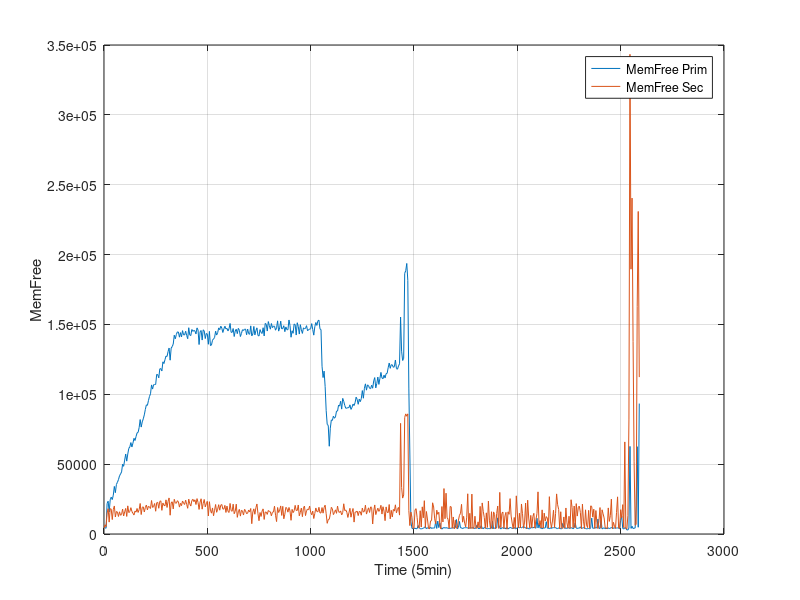

The MATLAB script that drew this image:
#! /usr/bin/octave -qf
fig = figure;
data = dlmread("finput.txt"," ");
data_sec = dlmread("finput_sec.txt"," ");
size(data);
size(data_sec);
set(fig, "visible", "off");

time =  data(:,1);
MemTotal =  data(:,2);
MemFree =  data(:,3);
Buffers =  data(:,4);
Cached =  data(:,5);
SwapCached =  data(:,6);
Active =  data(:,7);
Inactive =  data(:,8);
SwapTotal =  data(:,9);
SwapFree =  data(:,10);
Dirty =  data(:,11);
Writeback =  data(:,12);
AnonPages =  data(:,13);
Mapped =  data(:,14);
Slab =  data(:,15);
SReclaimable =  data(:,16);
SUnreclaim =  data(:,17);
PageTables =  data(:,18);
NFS_Unstable =  data(:,19);
Bounce =  data(:,20);
WritebackTmp =  data(:,21);
CommitLimit =  data(:,22);
Committed_AS =  data(:,23);
VmallocTotal =  data(:,24);
VmallocUsed =  data(:,25);
VmallocChunk =  data(:,26);

time_sec =  data_sec(:,1);
MemTotal_sec =  data_sec(:,2);
MemFree_sec =  data_sec(:,3);
Buffers_sec =  data_sec(:,4);
Cached_sec =  data_sec(:,5);
SwapCached_sec =  data_sec(:,6);
Active_sec =  data_sec(:,7);
Inactive_sec =  data_sec(:,8);
SwapTotal_sec =  data_sec(:,9);
SwapFree_sec =  data_sec(:,10);
Dirty_sec =  data_sec(:,11);
Writeback_sec =  data_sec(:,12);
AnonPages_sec =  data_sec(:,13);
Mapped_sec =  data_sec(:,14);
Slab_sec =  data_sec(:,15);
SReclaimable_sec =  data_sec(:,16);
SUnreclaim_sec =  data_sec(:,17);
PageTables_sec =  data_sec(:,18);
NFS_Unstable_sec =  data_sec(:,19);
Bounce_sec =  data_sec(:,20);
WritebackTmp_sec =  data_sec(:,21);
CommitLimit_sec =  data_sec(:,22);
Committed_AS_sec =  data_sec(:,23);
VmallocTotal_sec =  data_sec(:,24);
VmallocUsed_sec =  data_sec(:,25);
VmallocChunk_sec =  data_sec(:,26);


plot(time,MemFree,";MemFree Prim;",time,MemFree_sec,";MemFree Sec;"), grid

xlabel("Time (5min)");
ylabel("MemFree");
print("MemFree.png", "-dpng");
